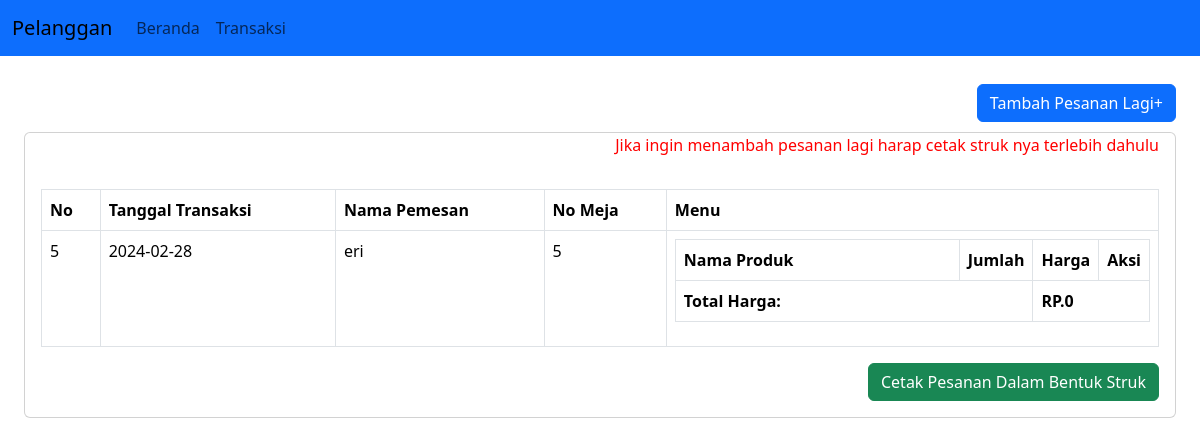
Page /daftar-transaksi.php on the committed database.
### tables this page shows
CREATE TABLE `penjualan` (
  `PenjualanID` int(11) NOT NULL,
  `TanggalPenjual` date NOT NULL,
  `TotalHarga` decimal(10,2) NOT NULL,
  `PelangganID` int(11) NOT NULL
);

CREATE TABLE `pelanggan` (
  `PelangganID` int(11) NOT NULL,
  `NamaPelanggan` varchar(255) NOT NULL,
  `NoMeja` int(11) NOT NULL,
  `NomorTelepon` varchar(15) NOT NULL
);

### daftar-transaksi.php (the view, shortened to what this page needs)
<?php
include("header.php");
?>
        <div class="p-4 main-content">
          <a href="transaksi.php" class="btn btn-md btn-primary float-end">Tambah Pesanan Lagi+</a>
          <div class="card mt-5">
            <p style="text-align: right;color: red;" class="me-3">Jika ingin menambah pesanan lagi harap cetak struk nya terlebih dahulu</p>
            <div class="card-body">
            <table class="table table-bordered">
		<thead>
			<tr>
				<th>No</th>
				<th>Tanggal Transaksi</th>
        <th>Nama Pemesan</th>
        <th>No Meja</th>
				<th>Menu</th>
			</tr>
		</thead>
		<tbody>
        <?php
            include("koneksi/koneksi.php");
            $sql = $koneksi->query("SELECT * FROM penjualan ORDER BY PenjualanID DESC LIMIT 1");
            while ($data= $sql->fetch_assoc()) {
        ?>
              <tr>
                <td><?php echo $data['PenjualanID']?></td>
                <td><?php echo $data['TanggalPenjual']?></td>
                  <?php
                    $sql2 = $koneksi->query("SELECT * FROM pelanggan WHERE PelangganID = '".$data['PenjualanID']."'");
                    while ($data2= $sql2->fetch_assoc()) { ?>
                      <td><?php echo $data2['NamaPelanggan'];?></td>
                      <td><?php echo $data2['NoMeja'];?></td>
                    <?php } ?>
                <td>
                    <table class="table table-bordered">
                        <thead>
                            <tr>
                                <th>Nama Produk</th>
                                <th class="col-1">Jumlah</th>
                                <th class="col-1">Harga</th>
                                <th class="col-1">Aksi</th>
                            </tr>
                        </thead>
                        <tbody>
                        <?php
                          $totalharga = 0;
                        ?>
                            <tr>
                            <td colspan='2'><strong>Total Harga:</strong></td>
                            <td colspan='2'><strong>RP.<?php echo number_format("$totalharga") ?></strong></td>
                            </tr>
                        </tbody>
                    </table>
                </td>
                <?php
                echo "</tr>";
            }
        ?>
		</tbody>
	</table>
  <a href="cetaktransaksi.php" target="_blank" class="btn btn-md btn-success float-end">Cetak Pesanan Dalam Bentuk Struk</a>
            </div>
          </div>
        </div>

### header.php (style rules this page uses)
.main-content { margin-top: 60px; }
.card { margin-bottom: 20px; }

### rows in the picture
penjualan: PenjualanID "5", TanggalPenjual "2024-02-28", totalharga "0"
pelanggan: NamaPelanggan "eri", NoMeja "5"
